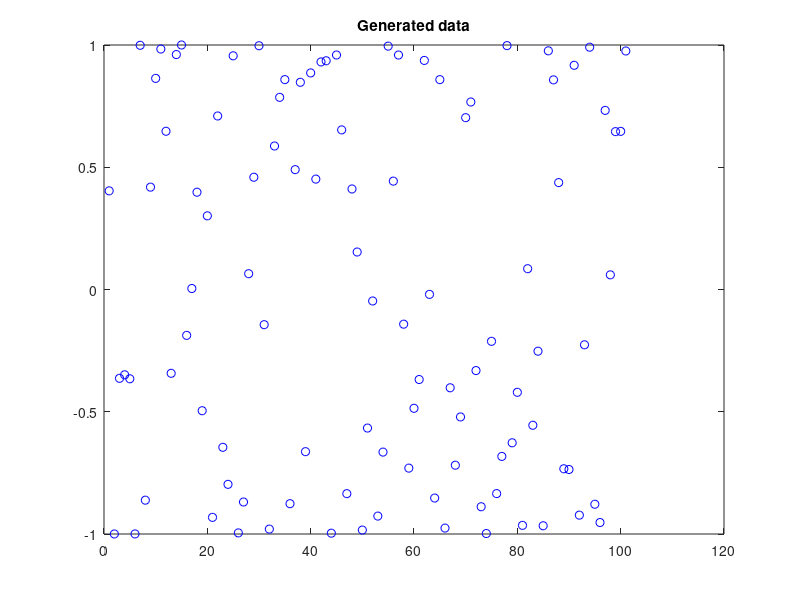
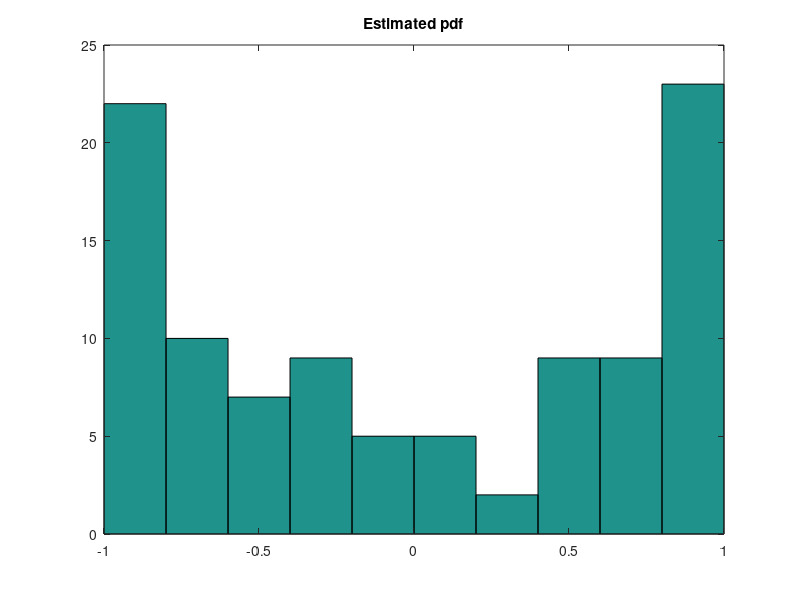

Recreate these plots in MATLAB, in order.
clc
clear
close all
% Part a
t=0:0.01:1;
n=32;
f0=25;
fd=10;
x=zeros(size(t));
for i=1:length(t)
    theta=rand*2*pi;
    beta=rand;
    f=f0+fd*cos(beta);
    x(i)=sum(cos(2*pi*f*t(i)+theta));
end
figure,plot(x,'bo'),title('Generated data')
% Part b
figure,hist(x),title('Estimated pdf')
% Part c
m=mean(x);
disp(['Due to ergodicity, the mean of the process is estimated : ',num2str(m)]);